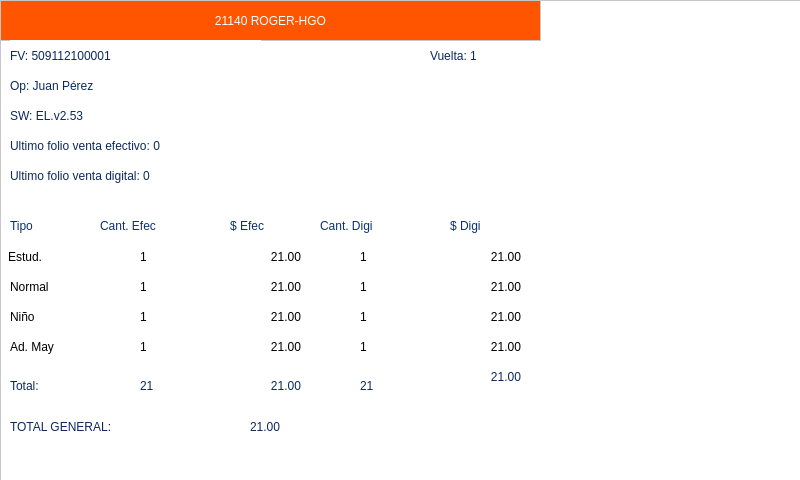
<?xml version="1.0" encoding="UTF-8"?>
<ui version="4.0">
 <class>Form</class>
 <widget class="QWidget" name="Form">
  <property name="geometry">
   <rect>
    <x>0</x>
    <y>0</y>
    <width>800</width>
    <height>480</height>
   </rect>
  </property>
  <property name="minimumSize">
   <size>
    <width>800</width>
    <height>480</height>
   </size>
  </property>
  <property name="maximumSize">
   <size>
    <width>800</width>
    <height>480</height>
   </size>
  </property>
  <property name="windowTitle">
   <string>Form</string>
  </property>
  <widget class="QLabel" name="label_font">
   <property name="geometry">
    <rect>
     <x>60</x>
     <y>10</y>
     <width>800</width>
     <height>480</height>
    </rect>
   </property>
   <property name="text">
    <string/>
   </property>
   <property name="pixmap">
    <pixmap>../Imagenes/Servicios.jpg</pixmap>
   </property>
   <property name="scaledContents">
    <bool>true</bool>
   </property>
   <property name="margin">
    <number>0</number>
   </property>
   <property name="indent">
    <number>-1</number>
   </property>
  </widget>
  <widget class="QFrame" name="destinos">
   <property name="geometry">
    <rect>
     <x>0</x>
     <y>0</y>
     <width>801</width>
     <height>481</height>
    </rect>
   </property>
   <property name="styleSheet">
    <string notr="true">QFrame{
border: 1px solid #c7c7c7;
	background-color: rgb(255, 255, 255);
}</string>
   </property>
   <property name="frameShape">
    <enum>QFrame::StyledPanel</enum>
   </property>
   <property name="frameShadow">
    <enum>QFrame::Raised</enum>
   </property>
   <widget class="QLabel" name="label_vuelta">
    <property name="geometry">
     <rect>
      <x>430</x>
      <y>40</y>
      <width>111</width>
      <height>31</height>
     </rect>
    </property>
    <property name="styleSheet">
     <string notr="true">border: 0;
font: 14pt &quot;Roboto&quot;;
color: rgb(11, 41, 92);</string>
    </property>
    <property name="text">
     <string>Vuelta: 1</string>
    </property>
   </widget>
   <widget class="QLabel" name="label_estudiantes">
    <property name="geometry">
     <rect>
      <x>8</x>
      <y>250</y>
      <width>71</width>
      <height>31</height>
     </rect>
    </property>
    <property name="styleSheet">
     <string notr="true">border: 0;
font: 14pt &quot;Roboto&quot;;</string>
    </property>
    <property name="frameShadow">
     <enum>QFrame::Plain</enum>
    </property>
    <property name="lineWidth">
     <number>0</number>
    </property>
    <property name="text">
     <string>Estud.</string>
    </property>
    <property name="alignment">
     <set>Qt::AlignLeading|Qt::AlignLeft|Qt::AlignTop</set>
    </property>
   </widget>
   <widget class="QLabel" name="label_head">
    <property name="geometry">
     <rect>
      <x>0</x>
      <y>0</y>
      <width>541</width>
      <height>41</height>
     </rect>
    </property>
    <property name="styleSheet">
     <string notr="true">color:rgb(255, 255, 255);
background-color: rgb(255, 85, 0);
font: 75 20pt &quot;Roboto&quot;;</string>
    </property>
    <property name="text">
     <string>21140 ROGER-HGO</string>
    </property>
    <property name="alignment">
     <set>Qt::AlignCenter</set>
    </property>
   </widget>
   <widget class="QLabel" name="label_estudiantes_2">
    <property name="geometry">
     <rect>
      <x>10</x>
      <y>280</y>
      <width>91</width>
      <height>31</height>
     </rect>
    </property>
    <property name="styleSheet">
     <string notr="true">border: 0;
font: 14pt &quot;Roboto&quot;;</string>
    </property>
    <property name="frameShadow">
     <enum>QFrame::Plain</enum>
    </property>
    <property name="lineWidth">
     <number>0</number>
    </property>
    <property name="text">
     <string>Normal</string>
    </property>
    <property name="alignment">
     <set>Qt::AlignLeading|Qt::AlignLeft|Qt::AlignTop</set>
    </property>
   </widget>
   <widget class="QLabel" name="label_estudiantes_3">
    <property name="geometry">
     <rect>
      <x>10</x>
      <y>310</y>
      <width>71</width>
      <height>31</height>
     </rect>
    </property>
    <property name="styleSheet">
     <string notr="true">border: 0;
font: 14pt &quot;Roboto&quot;;v</string>
    </property>
    <property name="frameShadow">
     <enum>QFrame::Plain</enum>
    </property>
    <property name="lineWidth">
     <number>0</number>
    </property>
    <property name="text">
     <string>Niño</string>
    </property>
    <property name="alignment">
     <set>Qt::AlignLeading|Qt::AlignLeft|Qt::AlignTop</set>
    </property>
   </widget>
   <widget class="QLabel" name="label_estudiantes_4">
    <property name="geometry">
     <rect>
      <x>10</x>
      <y>340</y>
      <width>91</width>
      <height>31</height>
     </rect>
    </property>
    <property name="styleSheet">
     <string notr="true">border: 0;
font: 14pt &quot;Roboto&quot;;</string>
    </property>
    <property name="frameShadow">
     <enum>QFrame::Plain</enum>
    </property>
    <property name="lineWidth">
     <number>0</number>
    </property>
    <property name="text">
     <string>Ad. May</string>
    </property>
    <property name="alignment">
     <set>Qt::AlignLeading|Qt::AlignLeft|Qt::AlignTop</set>
    </property>
   </widget>
   <widget class="QLabel" name="label_cantidad_boletos_estud">
    <property name="geometry">
     <rect>
      <x>140</x>
      <y>250</y>
      <width>41</width>
      <height>31</height>
     </rect>
    </property>
    <property name="styleSheet">
     <string notr="true">border: 0;
font: 14pt &quot;Roboto&quot;;</string>
    </property>
    <property name="frameShadow">
     <enum>QFrame::Plain</enum>
    </property>
    <property name="lineWidth">
     <number>0</number>
    </property>
    <property name="text">
     <string>1</string>
    </property>
    <property name="alignment">
     <set>Qt::AlignLeading|Qt::AlignLeft|Qt::AlignTop</set>
    </property>
   </widget>
   <widget class="QLabel" name="label_total_cobro_estud">
    <property name="geometry">
     <rect>
      <x>230</x>
      <y>250</y>
      <width>71</width>
      <height>31</height>
     </rect>
    </property>
    <property name="styleSheet">
     <string notr="true">border: 0;
font: 14pt &quot;Roboto&quot;;</string>
    </property>
    <property name="frameShadow">
     <enum>QFrame::Plain</enum>
    </property>
    <property name="lineWidth">
     <number>0</number>
    </property>
    <property name="text">
     <string>21.00</string>
    </property>
    <property name="alignment">
     <set>Qt::AlignRight|Qt::AlignTop|Qt::AlignTrailing</set>
    </property>
   </widget>
   <widget class="QLabel" name="label_cantidad_boletos_normal">
    <property name="geometry">
     <rect>
      <x>140</x>
      <y>280</y>
      <width>41</width>
      <height>31</height>
     </rect>
    </property>
    <property name="styleSheet">
     <string notr="true">border: 0;
font: 14pt &quot;Roboto&quot;;</string>
    </property>
    <property name="frameShadow">
     <enum>QFrame::Plain</enum>
    </property>
    <property name="lineWidth">
     <number>0</number>
    </property>
    <property name="text">
     <string>1</string>
    </property>
    <property name="alignment">
     <set>Qt::AlignLeading|Qt::AlignLeft|Qt::AlignTop</set>
    </property>
   </widget>
   <widget class="QLabel" name="label_total_cobro_normal">
    <property name="geometry">
     <rect>
      <x>230</x>
      <y>280</y>
      <width>71</width>
      <height>31</height>
     </rect>
    </property>
    <property name="styleSheet">
     <string notr="true">border: 0;
font: 14pt &quot;Roboto&quot;;</string>
    </property>
    <property name="frameShadow">
     <enum>QFrame::Plain</enum>
    </property>
    <property name="lineWidth">
     <number>0</number>
    </property>
    <property name="text">
     <string>21.00</string>
    </property>
    <property name="alignment">
     <set>Qt::AlignRight|Qt::AlignTop|Qt::AlignTrailing</set>
    </property>
   </widget>
   <widget class="QLabel" name="label_cantidad_boletos_ninio">
    <property name="geometry">
     <rect>
      <x>140</x>
      <y>310</y>
      <width>41</width>
      <height>31</height>
     </rect>
    </property>
    <property name="styleSheet">
     <string notr="true">border: 0;
font: 14pt &quot;Roboto&quot;;</string>
    </property>
    <property name="frameShadow">
     <enum>QFrame::Plain</enum>
    </property>
    <property name="lineWidth">
     <number>0</number>
    </property>
    <property name="text">
     <string>1</string>
    </property>
    <property name="alignment">
     <set>Qt::AlignLeading|Qt::AlignLeft|Qt::AlignTop</set>
    </property>
   </widget>
   <widget class="QLabel" name="label_cantidad_boletos_admayor">
    <property name="geometry">
     <rect>
      <x>140</x>
      <y>340</y>
      <width>41</width>
      <height>31</height>
     </rect>
    </property>
    <property name="styleSheet">
     <string notr="true">border: 0;
font: 14pt &quot;Roboto&quot;;</string>
    </property>
    <property name="frameShadow">
     <enum>QFrame::Plain</enum>
    </property>
    <property name="lineWidth">
     <number>0</number>
    </property>
    <property name="text">
     <string>1</string>
    </property>
    <property name="alignment">
     <set>Qt::AlignLeading|Qt::AlignLeft|Qt::AlignTop</set>
    </property>
   </widget>
   <widget class="QLabel" name="label_total_cobro_ninio">
    <property name="geometry">
     <rect>
      <x>230</x>
      <y>310</y>
      <width>71</width>
      <height>31</height>
     </rect>
    </property>
    <property name="styleSheet">
     <string notr="true">border: 0;
font: 14pt &quot;Roboto&quot;;</string>
    </property>
    <property name="frameShadow">
     <enum>QFrame::Plain</enum>
    </property>
    <property name="lineWidth">
     <number>0</number>
    </property>
    <property name="text">
     <string>21.00</string>
    </property>
    <property name="alignment">
     <set>Qt::AlignRight|Qt::AlignTop|Qt::AlignTrailing</set>
    </property>
   </widget>
   <widget class="QLabel" name="label_total_cobro_admayor">
    <property name="geometry">
     <rect>
      <x>230</x>
      <y>340</y>
      <width>71</width>
      <height>31</height>
     </rect>
    </property>
    <property name="styleSheet">
     <string notr="true">border: 0;
font: 14pt &quot;Roboto&quot;;</string>
    </property>
    <property name="frameShadow">
     <enum>QFrame::Plain</enum>
    </property>
    <property name="lineWidth">
     <number>0</number>
    </property>
    <property name="text">
     <string>21.00</string>
    </property>
    <property name="alignment">
     <set>Qt::AlignRight|Qt::AlignTop|Qt::AlignTrailing</set>
    </property>
   </widget>
   <widget class="QLabel" name="label_estudiantes_5">
    <property name="geometry">
     <rect>
      <x>10</x>
      <y>420</y>
      <width>231</width>
      <height>31</height>
     </rect>
    </property>
    <property name="styleSheet">
     <string notr="true">border: 0;
font: 16pt &quot;Roboto&quot;;
color: rgb(11, 41, 92);</string>
    </property>
    <property name="frameShadow">
     <enum>QFrame::Plain</enum>
    </property>
    <property name="lineWidth">
     <number>0</number>
    </property>
    <property name="text">
     <string>TOTAL GENERAL:</string>
    </property>
    <property name="alignment">
     <set>Qt::AlignLeading|Qt::AlignLeft|Qt::AlignTop</set>
    </property>
   </widget>
   <widget class="QLabel" name="label_total_a_liquidar">
    <property name="geometry">
     <rect>
      <x>250</x>
      <y>420</y>
      <width>101</width>
      <height>31</height>
     </rect>
    </property>
    <property name="styleSheet">
     <string notr="true">border: 0;
font: 16pt &quot;Roboto&quot;;
color: rgb(11, 41, 92);</string>
    </property>
    <property name="frameShadow">
     <enum>QFrame::Plain</enum>
    </property>
    <property name="lineWidth">
     <number>0</number>
    </property>
    <property name="text">
     <string>21.00</string>
    </property>
    <property name="alignment">
     <set>Qt::AlignLeading|Qt::AlignLeft|Qt::AlignTop</set>
    </property>
   </widget>
   <widget class="QLabel" name="label_total_cobro_admayor_digital">
    <property name="geometry">
     <rect>
      <x>450</x>
      <y>340</y>
      <width>71</width>
      <height>31</height>
     </rect>
    </property>
    <property name="styleSheet">
     <string notr="true">border: 0;
font: 14pt &quot;Roboto&quot;;</string>
    </property>
    <property name="frameShadow">
     <enum>QFrame::Plain</enum>
    </property>
    <property name="lineWidth">
     <number>0</number>
    </property>
    <property name="text">
     <string>21.00</string>
    </property>
    <property name="alignment">
     <set>Qt::AlignRight|Qt::AlignTop|Qt::AlignTrailing</set>
    </property>
   </widget>
   <widget class="QLabel" name="label_total_cobro_estud_digital">
    <property name="geometry">
     <rect>
      <x>450</x>
      <y>250</y>
      <width>71</width>
      <height>31</height>
     </rect>
    </property>
    <property name="styleSheet">
     <string notr="true">border: 0;
font: 14pt &quot;Roboto&quot;;</string>
    </property>
    <property name="frameShadow">
     <enum>QFrame::Plain</enum>
    </property>
    <property name="lineWidth">
     <number>0</number>
    </property>
    <property name="text">
     <string>21.00</string>
    </property>
    <property name="alignment">
     <set>Qt::AlignRight|Qt::AlignTop|Qt::AlignTrailing</set>
    </property>
   </widget>
   <widget class="QLabel" name="label_total_cobro_ninio_digital">
    <property name="geometry">
     <rect>
      <x>450</x>
      <y>310</y>
      <width>71</width>
      <height>31</height>
     </rect>
    </property>
    <property name="styleSheet">
     <string notr="true">border: 0;
font: 14pt &quot;Roboto&quot;;</string>
    </property>
    <property name="frameShadow">
     <enum>QFrame::Plain</enum>
    </property>
    <property name="lineWidth">
     <number>0</number>
    </property>
    <property name="text">
     <string>21.00</string>
    </property>
    <property name="alignment">
     <set>Qt::AlignRight|Qt::AlignTop|Qt::AlignTrailing</set>
    </property>
   </widget>
   <widget class="QLabel" name="label_cantidad_boletos_ninio_digital">
    <property name="geometry">
     <rect>
      <x>360</x>
      <y>310</y>
      <width>41</width>
      <height>31</height>
     </rect>
    </property>
    <property name="styleSheet">
     <string notr="true">border: 0;
font: 14pt &quot;Roboto&quot;;</string>
    </property>
    <property name="frameShadow">
     <enum>QFrame::Plain</enum>
    </property>
    <property name="lineWidth">
     <number>0</number>
    </property>
    <property name="text">
     <string>1</string>
    </property>
    <property name="alignment">
     <set>Qt::AlignLeading|Qt::AlignLeft|Qt::AlignTop</set>
    </property>
   </widget>
   <widget class="QLabel" name="label_cantidad_boletos_estud_digital">
    <property name="geometry">
     <rect>
      <x>360</x>
      <y>250</y>
      <width>41</width>
      <height>31</height>
     </rect>
    </property>
    <property name="styleSheet">
     <string notr="true">border: 0;
font: 14pt &quot;Roboto&quot;;</string>
    </property>
    <property name="frameShadow">
     <enum>QFrame::Plain</enum>
    </property>
    <property name="lineWidth">
     <number>0</number>
    </property>
    <property name="text">
     <string>1 </string>
    </property>
    <property name="alignment">
     <set>Qt::AlignLeading|Qt::AlignLeft|Qt::AlignTop</set>
    </property>
   </widget>
   <widget class="QLabel" name="label_cantidad_boletos_normal_digital">
    <property name="geometry">
     <rect>
      <x>360</x>
      <y>280</y>
      <width>41</width>
      <height>31</height>
     </rect>
    </property>
    <property name="styleSheet">
     <string notr="true">border: 0;
font: 14pt &quot;Roboto&quot;;</string>
    </property>
    <property name="frameShadow">
     <enum>QFrame::Plain</enum>
    </property>
    <property name="lineWidth">
     <number>0</number>
    </property>
    <property name="text">
     <string>1 </string>
    </property>
    <property name="alignment">
     <set>Qt::AlignLeading|Qt::AlignLeft|Qt::AlignTop</set>
    </property>
   </widget>
   <widget class="QLabel" name="label_total_cobro_normal_digital">
    <property name="geometry">
     <rect>
      <x>450</x>
      <y>280</y>
      <width>71</width>
      <height>31</height>
     </rect>
    </property>
    <property name="styleSheet">
     <string notr="true">border: 0;
font: 14pt &quot;Roboto&quot;;</string>
    </property>
    <property name="frameShadow">
     <enum>QFrame::Plain</enum>
    </property>
    <property name="lineWidth">
     <number>0</number>
    </property>
    <property name="text">
     <string>21.00</string>
    </property>
    <property name="alignment">
     <set>Qt::AlignRight|Qt::AlignTop|Qt::AlignTrailing</set>
    </property>
   </widget>
   <widget class="QLabel" name="label_cantidad_boletos_admayor_digital">
    <property name="geometry">
     <rect>
      <x>360</x>
      <y>340</y>
      <width>41</width>
      <height>31</height>
     </rect>
    </property>
    <property name="styleSheet">
     <string notr="true">border: 0;
font: 14pt &quot;Roboto&quot;;</string>
    </property>
    <property name="frameShadow">
     <enum>QFrame::Plain</enum>
    </property>
    <property name="lineWidth">
     <number>0</number>
    </property>
    <property name="text">
     <string>1</string>
    </property>
    <property name="alignment">
     <set>Qt::AlignLeading|Qt::AlignLeft|Qt::AlignTop</set>
    </property>
   </widget>
   <widget class="QLabel" name="label_vuelta_2">
    <property name="geometry">
     <rect>
      <x>230</x>
      <y>210</y>
      <width>101</width>
      <height>31</height>
     </rect>
    </property>
    <property name="styleSheet">
     <string notr="true">border: 0;
font: 14pt &quot;Roboto&quot;;
color: rgb(12, 49, 112);</string>
    </property>
    <property name="text">
     <string>$ Efec</string>
    </property>
   </widget>
   <widget class="QLabel" name="label_vuelta_3">
    <property name="geometry">
     <rect>
      <x>10</x>
      <y>210</y>
      <width>101</width>
      <height>31</height>
     </rect>
    </property>
    <property name="styleSheet">
     <string notr="true">border: 0;
font: 14pt &quot;Roboto&quot;;
color: rgb(12, 49, 112);</string>
    </property>
    <property name="text">
     <string>Tipo</string>
    </property>
   </widget>
   <widget class="QLabel" name="label_vuelta_4">
    <property name="geometry">
     <rect>
      <x>10</x>
      <y>370</y>
      <width>71</width>
      <height>31</height>
     </rect>
    </property>
    <property name="styleSheet">
     <string notr="true">border: 0;
font: 14pt &quot;Roboto&quot;;
color: rgb(11, 41, 92);</string>
    </property>
    <property name="text">
     <string>Total:</string>
    </property>
   </widget>
   <widget class="QLabel" name="label_cantidad_total_boletos_efectivo">
    <property name="geometry">
     <rect>
      <x>140</x>
      <y>370</y>
      <width>41</width>
      <height>31</height>
     </rect>
    </property>
    <property name="styleSheet">
     <string notr="true">border: 0;
font: 14pt &quot;Roboto&quot;;
color: rgb(11, 41, 92);</string>
    </property>
    <property name="text">
     <string>21</string>
    </property>
   </widget>
   <widget class="QLabel" name="label_cantidad_total_boletos_digital">
    <property name="geometry">
     <rect>
      <x>360</x>
      <y>370</y>
      <width>61</width>
      <height>31</height>
     </rect>
    </property>
    <property name="styleSheet">
     <string notr="true">border: 0;
font: 14pt &quot;Roboto&quot;;
color: rgb(11, 41, 92);</string>
    </property>
    <property name="text">
     <string>21</string>
    </property>
   </widget>
   <widget class="QLabel" name="label_total_cobro_efectivo">
    <property name="geometry">
     <rect>
      <x>230</x>
      <y>370</y>
      <width>71</width>
      <height>31</height>
     </rect>
    </property>
    <property name="styleSheet">
     <string notr="true">border: 0;
font: 14pt &quot;Roboto&quot;;
color: rgb(11, 41, 92);</string>
    </property>
    <property name="frameShadow">
     <enum>QFrame::Plain</enum>
    </property>
    <property name="lineWidth">
     <number>0</number>
    </property>
    <property name="text">
     <string>21.00</string>
    </property>
    <property name="alignment">
     <set>Qt::AlignRight|Qt::AlignTrailing|Qt::AlignVCenter</set>
    </property>
   </widget>
   <widget class="QLabel" name="label_total_cobro_digital">
    <property name="geometry">
     <rect>
      <x>450</x>
      <y>370</y>
      <width>71</width>
      <height>31</height>
     </rect>
    </property>
    <property name="styleSheet">
     <string notr="true">border: 0;
font: 14pt &quot;Roboto&quot;;
color: rgb(11, 41, 92);</string>
    </property>
    <property name="frameShadow">
     <enum>QFrame::Plain</enum>
    </property>
    <property name="lineWidth">
     <number>0</number>
    </property>
    <property name="text">
     <string>21.00</string>
    </property>
    <property name="alignment">
     <set>Qt::AlignRight|Qt::AlignTop|Qt::AlignTrailing</set>
    </property>
   </widget>
   <widget class="QLabel" name="label_folio_viaje">
    <property name="geometry">
     <rect>
      <x>10</x>
      <y>40</y>
      <width>251</width>
      <height>31</height>
     </rect>
    </property>
    <property name="styleSheet">
     <string notr="true">border: 0;
font: 14pt &quot;Roboto&quot;;
color: rgb(11, 41, 92);</string>
    </property>
    <property name="text">
     <string>FV: 509112100001</string>
    </property>
   </widget>
   <widget class="QLabel" name="label_operador">
    <property name="geometry">
     <rect>
      <x>10</x>
      <y>70</y>
      <width>521</width>
      <height>31</height>
     </rect>
    </property>
    <property name="styleSheet">
     <string notr="true">border: 0;
font: 14pt &quot;Roboto&quot;;
color: rgb(11, 41, 92);</string>
    </property>
    <property name="text">
     <string>Op: Juan Pérez</string>
    </property>
   </widget>
   <widget class="QLabel" name="label_vuelta_5">
    <property name="geometry">
     <rect>
      <x>100</x>
      <y>210</y>
      <width>111</width>
      <height>31</height>
     </rect>
    </property>
    <property name="styleSheet">
     <string notr="true">border: 0;
font: 14pt &quot;Roboto&quot;;
color: rgb(12, 49, 112);</string>
    </property>
    <property name="text">
     <string>Cant. Efec</string>
    </property>
   </widget>
   <widget class="QLabel" name="label_vuelta_6">
    <property name="geometry">
     <rect>
      <x>320</x>
      <y>210</y>
      <width>111</width>
      <height>31</height>
     </rect>
    </property>
    <property name="styleSheet">
     <string notr="true">border: 0;
font: 14pt &quot;Roboto&quot;;
color: rgb(12, 49, 112);</string>
    </property>
    <property name="text">
     <string>Cant. Digi</string>
    </property>
   </widget>
   <widget class="QLabel" name="label_vuelta_8">
    <property name="geometry">
     <rect>
      <x>450</x>
      <y>210</y>
      <width>101</width>
      <height>31</height>
     </rect>
    </property>
    <property name="styleSheet">
     <string notr="true">border: 0;
font: 14pt &quot;Roboto&quot;;
color: rgb(12, 49, 112);</string>
    </property>
    <property name="text">
     <string>$ Digi</string>
    </property>
   </widget>
   <widget class="QLabel" name="label_version_software">
    <property name="geometry">
     <rect>
      <x>10</x>
      <y>100</y>
      <width>181</width>
      <height>31</height>
     </rect>
    </property>
    <property name="styleSheet">
     <string notr="true">border: 0;
font: 14pt &quot;Roboto&quot;;
color: rgb(11, 41, 92);</string>
    </property>
    <property name="text">
     <string>SW: EL.v2.53</string>
    </property>
   </widget>
   <widget class="QLabel" name="label_user">
    <property name="geometry">
     <rect>
      <x>570</x>
      <y>110</y>
      <width>203</width>
      <height>221</height>
     </rect>
    </property>
    <property name="styleSheet">
     <string notr="true">border-color: rgb(255, 255, 255);</string>
    </property>
    <property name="text">
     <string/>
    </property>
    <property name="pixmap">
     <pixmap>../Imagenes/User/user/generico.jpg</pixmap>
    </property>
    <property name="scaledContents">
     <bool>true</bool>
    </property>
   </widget>
   <widget class="QLabel" name="label_fin">
    <property name="geometry">
     <rect>
      <x>570</x>
      <y>370</y>
      <width>61</width>
      <height>61</height>
     </rect>
    </property>
    <property name="styleSheet">
     <string notr="true">border-color: rgb(255, 255, 255);</string>
    </property>
    <property name="text">
     <string/>
    </property>
    <property name="pixmap">
     <pixmap>../Imagenes/cerrarVuelta.png</pixmap>
    </property>
    <property name="scaledContents">
     <bool>true</bool>
    </property>
   </widget>
   <widget class="QLabel" name="label_cancel">
    <property name="geometry">
     <rect>
      <x>710</x>
      <y>370</y>
      <width>61</width>
      <height>61</height>
     </rect>
    </property>
    <property name="styleSheet">
     <string notr="true">border-color: rgb(255, 255, 255);</string>
    </property>
    <property name="text">
     <string/>
    </property>
    <property name="pixmap">
     <pixmap>../Imagenes/cancelar.png</pixmap>
    </property>
    <property name="scaledContents">
     <bool>true</bool>
    </property>
   </widget>
   <widget class="QLabel" name="label_ultimo_folio_efectivo">
    <property name="geometry">
     <rect>
      <x>10</x>
      <y>130</y>
      <width>521</width>
      <height>31</height>
     </rect>
    </property>
    <property name="styleSheet">
     <string notr="true">border: 0;
font: 14pt &quot;Roboto&quot;;
color: rgb(11, 41, 92);</string>
    </property>
    <property name="text">
     <string>Ultimo folio venta efectivo: 0</string>
    </property>
   </widget>
   <widget class="QLabel" name="label_ultimo_folio_digital">
    <property name="geometry">
     <rect>
      <x>10</x>
      <y>160</y>
      <width>521</width>
      <height>31</height>
     </rect>
    </property>
    <property name="styleSheet">
     <string notr="true">border: 0;
font: 14pt &quot;Roboto&quot;;
color: rgb(11, 41, 92);</string>
    </property>
    <property name="text">
     <string>Ultimo folio venta digital: 0</string>
    </property>
   </widget>
  </widget>
 </widget>
 <resources/>
 <connections/>
</ui>
